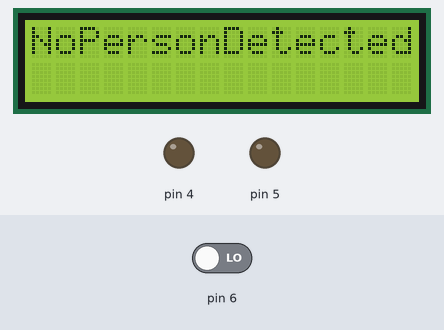
Recording of a sketch running on a simulated Arduino Uno, built with avr-gcc and run on an emulated ATmega328P. On the bench: 16×2 character LCD, output pins drawn as LEDs (lit = HIGH). The inputs (shaded band) are chosen by the test bench; at power-on: pin 6 LOW.

Above: at 1.2 s.
1.3 s: pin 6 driven HIGH
At 2.5 s:
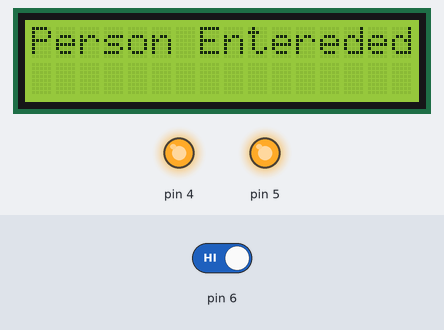
2.8 s: pin 6 driven LOW
At 5.1 s:
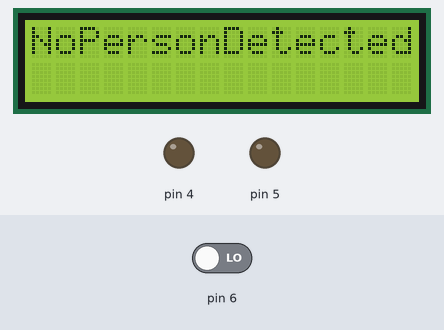
Timing chart, 0 to 6.6 s (numbered marks = the images above; inputs shaded):
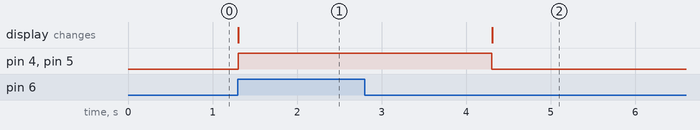

Measured:
- after the input at 1.3 s, pin 4, pin 5: LOW → HIGH at once; the display: changes at once (image 1)
- after the input at 2.8 s, pin 4, pin 5: HIGH → LOW after 1.5 s; the display: changes after 1.5 s (image 2)

The sketch:

LCD_2.ino
```cpp
#include<LiquidCrystal.h>
LiquidCrystal lcd(13,12,11,10,9,8,7);
void setup() {
  pinMode(6,INPUT);
  pinMode(5,OUTPUT);
  pinMode(4,OUTPUT);
  lcd.begin(16,2);
}

void loop() {
  int v;
  v=digitalRead(6);
  if(v==1)
  {
    digitalWrite(5,1);
    digitalWrite(4,1);
    lcd.setCursor(0,0);
    lcd.print("Person Entered");
    delay(3000);
  }
  else
  {
    digitalWrite(5,0);
    digitalWrite(4,0);
    lcd.setCursor(0,0);
    lcd.print("NoPersonDetected");
  }
}
```
